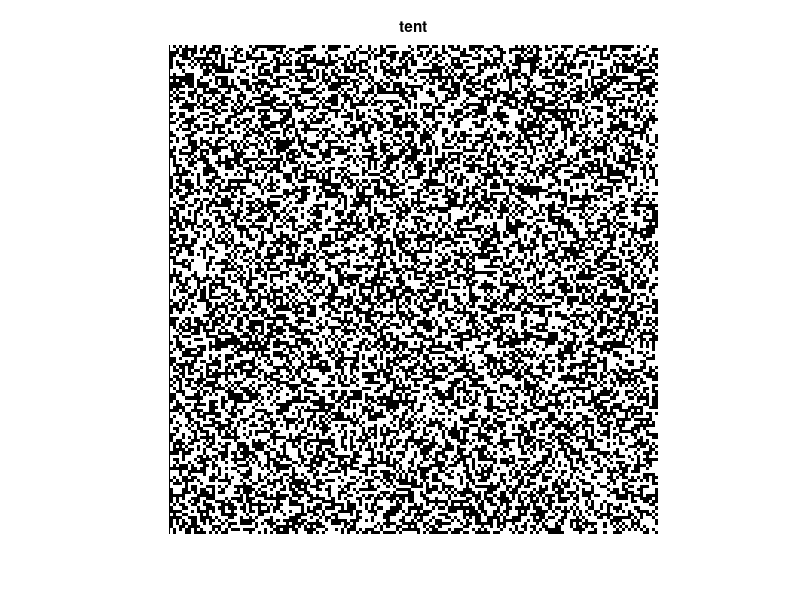

Reproduce this figure in MATLAB. (Note: this script raises an error after producing the figure.)
clc;
close all;
clear all;

%--------tent map-----------
u = 1.99;
    N = 25599;
    t(1)=0.5;

    for iii=1:N
        if t(iii) < 0.5 %and condition
            t(iii+1)=u*t(iii); %is it right
        else
            if t(iii) >= 0.5 %and this condition 
            t(iii+1)=u*(1-t(iii)); %is it right
            end
        end
    end
Z = reshape(t,[],160);
t=round(Z);
%t=imresize(y, [50 50]);
figure, 
imshow(t, []);
title('tent');

s=imread('Black-A-Z-Letters-Light-15cm-6-Letter-LED-Marquee-Sign-Alphabet-Light-Lamp-Indoor-Wall.jpg');
p=imresize(s, [160 160]);
B = im2bw(p, 0.5);
figure, 
imshow(B, []);
title('input1');
C=xor(B,t);%watermark 1
figure, 
imshow(C, []);
title('Watermark 1');


f= imread('124162858.jpg');
g=imresize(f, [160 160]);
h = im2bw(g, 0.5);
figure, 
imshow(h, []);
title('input2');
J=xor(h,t); %watermark 2
figure, 
imshow(J, []);
title('Watermark 2');


%--------host image input and iwt -----
img = imread('lena_gray_512.tif'); % Read image
im= imresize(img, [1600 1600]);
imgg=double(im);
figure, imshow(im);
title('original image');

I=imgg;
[CA1,CH1,CV1,CD1]=lwt2(I,'haar');
z=[CA1,CH1,CV1,CD1];


InputImage=CA1;
LOW=CA1;
M=size(InputImage,1);
N=size(InputImage,2);
d=1;
a=1;
b=1;
aa=1;
bb=1;
for i=3:5:M
    for j=3:5:N
        if (InputImage(i-1,j-1)>InputImage(i,j))
            InputImage(i-1,j-1)=1;
        else
            InputImage(i-1,j-1)=0;
        end

        if (InputImage(i-1,j)>InputImage(i,j))
            InputImage(i-1,j)=1;
        else
            InputImage(i-1,j)=0;
        end

        if (InputImage(i-1,j+1)>InputImage(i,j))
            InputImage(i-1,j+1)=1;
        else
            InputImage(i-1,j+1)=0;
        end

        if (InputImage(i,j-1)>InputImage(i,j))
            InputImage(i,j-1)=1;
        else
            InputImage(i,j-1)=0;
        end

        if (InputImage(i,j+1)>InputImage(i,j))
            InputImage(i,j+1)=1;
        else
            InputImage(i,j+1)=0;
        end

        if (InputImage(i+1,j-1)>InputImage(i,j))
            InputImage(i+1,j-1)=1;
        else
            InputImage(i+1,j-1)=0;
        end

        if (InputImage(i+1,j)>InputImage(i,j))
            InputImage(i+1,j)=1;
        else
            InputImage(i+1,j)=0;
        end

        if (InputImage(i+1,j+1)>InputImage(i,j))
            InputImage(i+1,j+1)=1;
        else
            InputImage(i+1,j+1)=0;
        end
        
        %for excess mask
        if (InputImage(i-2,j-2)>InputImage(i,j))
            InputImage(i-2,j-2)=1;
        else
            InputImage(i-2,j-2)=0;
        end
        if (InputImage(i-2,j-1)>InputImage(i,j))
            InputImage(i-2,j-1)=1;
        else
            InputImage(i-2,j-1)=0;
        end
        if (InputImage(i-2,j)>InputImage(i,j))
            InputImage(i-2,j)=1;
        else
            InputImage(i-2,j)=0;
        end
        if (InputImage(i-2,j+1)>InputImage(i,j))
            InputImage(i-2,j+1)=1;
        else
            InputImage(i-2,j+1)=0;
        end
        if (InputImage(i-2,j+2)>InputImage(i,j))
            InputImage(i-2,j+2)=1;
        else
            InputImage(i-2,j+2)=0;
        end
        if (InputImage(i-1,j-2)>InputImage(i,j))
            InputImage(i-1,j-2)=1;
        else
            InputImage(i-1,j-2)=0;
        end
        if (InputImage(i-1,j+2)>InputImage(i,j))
            InputImage(i-1,j+2)=1;
        else
            InputImage(i-1,j+2)=0;
        end
        if (InputImage(i,j-2)>InputImage(i,j))
            InputImage(i,j-2)=1;
        else
            InputImage(i,j-2)=0;
        end
        if (InputImage(i,j+2)>InputImage(i,j))
            InputImage(i,j+2)=1;
        else
            InputImage(i,j+2)=0;
        end
        if (InputImage(i+1,j-2)>InputImage(i,j))
            InputImage(i+1,j-2)=1;
        else
            InputImage(i+1,j-2)=0;
        end
        if (InputImage(i+1,j+2)>InputImage(i,j))
            InputImage(i+1,j+2)=1;
        else
            InputImage(i+1,j+2)=0;
        end
        if (InputImage(i+2,j-2)>InputImage(i,j))
            InputImage(i+2,j-2)=1;
        else
            InputImage(i+2,j-2)=0;
        end
        if (InputImage(i+2,j-1)>InputImage(i,j))
            InputImage(i+2,j-1)=1;
        else
            InputImage(i+2,j-1)=0;
        end
        if (InputImage(i+2,j)>InputImage(i,j))
            InputImage(i+2,j)=1;
        else
            InputImage(i+2,j)=0;
        end
        if (InputImage(i+2,j+1)>InputImage(i,j))
            InputImage(i+2,j+1)=1;
        else
            InputImage(i+2,j+1)=0;
        end
        if (InputImage(i+2,j+2)>InputImage(i,j))
            InputImage(i+2,j+2)=1;
        else
            InputImage(i+2,j+2)=0;
        end
    

   %odd-----
       q_1=xor(InputImage(i-2,j-2),InputImage(i-2,j));
       q_2=xor(q_1,InputImage(i-2,j+2));
       q_3=xor(q_2,InputImage(i-1,j-1));
       q_4=xor(q_3,InputImage(i-1,j+1));
       q_5=xor(q_4,InputImage(i,j-2));
       q_6=xor(q_5,InputImage(i,j+2));
       q_7=xor(q_6,InputImage(i+1,j-1));
       q_8=xor(q_7,InputImage(i+1,j+1));
       q_9=xor(q_8,InputImage(i+2,j-2));
       q_10=xor(q_9,InputImage(i+2,j));
       o(d)=xor(q_10,InputImage(i+2,j+2));
   
       
   
       if a<=160 && b<=160
             if  o(d)==C(aa,bb)
                bb=bb+1;
                if bb>160
                    bb=1;
                    aa=a+1;
                end
             else
                 if CA1(i-1,j+1) > CA1(i,j)
                    CA1(i-1,j+1)= CA1(i,j)-1;
                    bb=bb+1;
                    
                      if bb>160
                           bb=1;
                           aa=aa+1;
                      end
                 else
                     CA1(i-1,j+1)= CA1(i,j)+1;
                      bb=bb+1;
                      
                      if bb>160
                           bb=1;
                           aa=aa+1;
                      end
                 end
             end
       end
   %even


       c_1=xor(InputImage(i-2,j-1),InputImage(i-2,j+1));
       c_2=xor(c_1,InputImage(i-1,j-2));
       c_3=xor(c_2,InputImage(i-1,j));
       c_4=xor(c_3,InputImage(i-1,j+2));
       c_5=xor(c_4,InputImage(i,j-1));
       c_6=xor(c_5,InputImage(i,j+1));
       c_7=xor(c_6,InputImage(i+1,j-2));
       c_8=xor(c_7,InputImage(i+1,j));
       c_9=xor(c_8,InputImage(i+1,j+2));
       c_10=xor(c_9,InputImage(i+2,j-1));
       v(d)=xor(c_10,InputImage(i+2,j+1));
       
       if a<=160 && b<=160
             if  v(d)==J(a,b)
                b=b+1;
                
                if b>160
                    b=1;
                    a=a+1;
                end
             else
                 if CA1(i-1,j) >  CA1(i,j)
                    CA1(i-1,j)= CA1(i,j)-1;
                    b=b+1;
                  
                      if b>160
                           b=1;
                           a=a+1;
                      end
                 else
                     CA1(i-1,j)= CA1(i,j)+1;
                      b=b+1;
                      
                      if b>160
                           b=1;
                           a=a+1;
                      end
                 end
             end
       end
   
       d=d+1;
    end
end

k=1;
for i=1:160
    for j=1:160
        if LOW(i,j)==CA1(i,j)
            k=k+1;
        end
    end
end
        
IW=ilwt2(CA1,CH1,CV1,CD1,'haar');
Is=uint8(IW);
IW=double(IW);
figure, imshow(Is);
title('embedded');

%------------------psnr-----------------
error = imgg-IW;
d1=max(imgg(:));
d2=max(IW(:));
d=max(d1,d2);
MSE = sum(sum(error .^2)) / (1600*1600)
PSNR = 10*log10(d.^2/MSE)


%noise add
     %---------speckle--------
I1=imnoise(Is,'speckle',.00001);
IW1=double(I1);
figure,
imshow(I1),
title('speckle'),





%Extracting
I=IW1;
[CA1,CH1,CV1,CD1]=lwt2(I,'haar');
z=[CA1,CH1,CV1,CD1];

%-------LBP-------
InputImage=CA1;
LOW=CA1;
M=size(InputImage,1);
N=size(InputImage,2);
xx=1;
yy=1;
mm=1;
x=1;
y=1;
m=1;
for i=3:5:M
    for j=3:5:N
        
        if (InputImage(i-1,j-1)>InputImage(i,j))
            InputImage(i-1,j-1)=1;
        else
            InputImage(i-1,j-1)=0;
        end

        if (InputImage(i-1,j)>InputImage(i,j))
            InputImage(i-1,j)=1;
        else
            InputImage(i-1,j)=0;
        end

        if (InputImage(i-1,j+1)>InputImage(i,j))
            InputImage(i-1,j+1)=1;
        else
            InputImage(i-1,j+1)=0;
        end

        if (InputImage(i,j-1)>InputImage(i,j))
            InputImage(i,j-1)=1;
        else
            InputImage(i,j-1)=0;
        end

        if (InputImage(i,j+1)>InputImage(i,j))
            InputImage(i,j+1)=1;
        else
            InputImage(i,j+1)=0;
        end

        if (InputImage(i+1,j-1)>InputImage(i,j))
            InputImage(i+1,j-1)=1;
        else
            InputImage(i+1,j-1)=0;
        end

        if (InputImage(i+1,j)>InputImage(i,j))
            InputImage(i+1,j)=1;
        else
            InputImage(i+1,j)=0;
        end

        if (InputImage(i+1,j+1)>InputImage(i,j))
            InputImage(i+1,j+1)=1;
        else
            InputImage(i+1,j+1)=0;
        end
        %for excess mask
        if (InputImage(i-2,j-2)>InputImage(i,j))
            InputImage(i-2,j-2)=1;
        else
            InputImage(i-2,j-2)=0;
        end
        if (InputImage(i-2,j-1)>InputImage(i,j))
            InputImage(i-2,j-1)=1;
        else
            InputImage(i-2,j-1)=0;
        end
        if (InputImage(i-2,j)>InputImage(i,j))
            InputImage(i-2,j)=1;
        else
            InputImage(i-2,j)=0;
        end
        if (InputImage(i-2,j+1)>InputImage(i,j))
            InputImage(i-2,j+1)=1;
        else
            InputImage(i-2,j+1)=0;
        end
        if (InputImage(i-2,j+2)>InputImage(i,j))
            InputImage(i-2,j+2)=1;
        else
            InputImage(i-2,j+2)=0;
        end
        if (InputImage(i-1,j-2)>InputImage(i,j))
            InputImage(i-1,j-2)=1;
        else
            InputImage(i-1,j-2)=0;
        end
        if (InputImage(i-1,j+2)>InputImage(i,j))
            InputImage(i-1,j+2)=1;
        else
            InputImage(i-1,j+2)=0;
        end
        if (InputImage(i,j-2)>InputImage(i,j))
            InputImage(i,j-2)=1;
        else
            InputImage(i,j-2)=0;
        end
        if (InputImage(i,j+2)>InputImage(i,j))
            InputImage(i,j+2)=1;
        else
            InputImage(i,j+2)=0;
        end
        if (InputImage(i+1,j-2)>InputImage(i,j))
            InputImage(i+1,j-2)=1;
        else
            InputImage(i+1,j-2)=0;
        end
        if (InputImage(i+1,j+2)>InputImage(i,j))
            InputImage(i+1,j+2)=1;
        else
            InputImage(i+1,j+2)=0;
        end
        if (InputImage(i+2,j-2)>InputImage(i,j))
            InputImage(i+2,j-2)=1;
        else
            InputImage(i+2,j-2)=0;
        end
        if (InputImage(i+2,j-1)>InputImage(i,j))
            InputImage(i+2,j-1)=1;
        else
            InputImage(i+2,j-1)=0;
        end
        if (InputImage(i+2,j)>InputImage(i,j))
            InputImage(i+2,j)=1;
        else
            InputImage(i+2,j)=0;
        end
        if (InputImage(i+2,j+1)>InputImage(i,j))
            InputImage(i+2,j+1)=1;
        else
            InputImage(i+2,j+1)=0;
        end
        if (InputImage(i+2,j+2)>InputImage(i,j))
            InputImage(i+2,j+2)=1;
        else
            InputImage(i+2,j+2)=0;
        end
        %excess mask

       q_1=xor(InputImage(i-2,j-2),InputImage(i-2,j));
       q_2=xor(q_1,InputImage(i-2,j+2));
       q_3=xor(q_2,InputImage(i-1,j-1));
       q_4=xor(q_3,InputImage(i-1,j+1));
       q_5=xor(q_4,InputImage(i,j-2));
       q_6=xor(q_5,InputImage(i,j+2));
       q_7=xor(q_6,InputImage(i+1,j-1));
       q_8=xor(q_7,InputImage(i+1,j+1));
       q_9=xor(q_8,InputImage(i+2,j-2));
       q_10=xor(q_9,InputImage(i+2,j));
       O(mm)=xor(q_10,InputImage(i+2,j+2));
       if xx<=160 && yy<=160
         if O(mm)==1
             W(xx,yy)=1;
             yy=yy+1;
             mm=mm+1;
             if yy>160
                 yy=1;
                 xx=xx+1;
             end
         else
             W(xx,yy)=0;
             yy=yy+1;
             mm=mm+1;
             if yy>160
                 yy=1;
                 xx=xx+1;
             end
         end
         end
       
       

       c_1=xor(InputImage(i-2,j-1),InputImage(i-2,j+1));
       c_2=xor(c_1,InputImage(i-1,j-2));
       c_3=xor(c_2,InputImage(i-1,j));
       c_4=xor(c_3,InputImage(i-1,j+2));
       c_5=xor(c_4,InputImage(i,j-1));
       c_6=xor(c_5,InputImage(i,j+1));
       c_7=xor(c_6,InputImage(i+1,j-2));
       c_8=xor(c_7,InputImage(i+1,j));
       c_9=xor(c_8,InputImage(i+1,j+2));
       c_10=xor(c_9,InputImage(i+2,j-1));
       V(m)=xor(c_10,InputImage(i+2,j+1));
         if x<=160 && y<=160
         if V(m)==1
             W2(x,y)=1;
             y=y+1;
             m=m+1;
             if y>160
                 y=1;
                 x=x+1;
             end
         else
             W2(x,y)=0;
             y=y+1;
             m=m+1;
             if y>160
                 y=1;
                 x=x+1;
             end
         end
         end
       
             
    end
end
F=xor(W,t);
figure, imshow(F);
T=xor(W2,t);
figure,
imshow(T);

%-------------------ncc-------------------
wss=double(T);
wmm=double(h);       
nc=sum(sum(wmm.*wss))/sum(sum(wmm.*wmm))   

